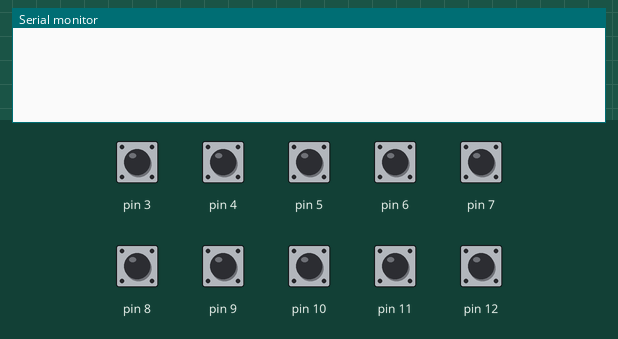
This sketch was run on a simulated Arduino Uno, built with avr-gcc and run on an emulated ATmega328P. Shown: the last lines printed to the serial monitor. The test bench sets the inputs (shaded band); at power-on: pin 3–12 HIGH.

Above: at 1.2 s.
1.3 s: pin 3 pulled LOW for 0.15 s
At 2.5 s:
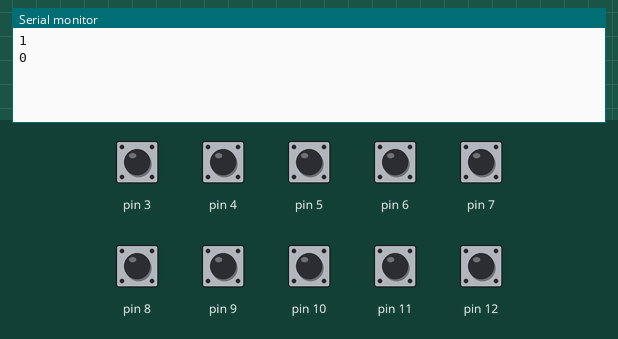
2.9 s: pin 4 pulled LOW for 0.15 s
At 3.9 s:
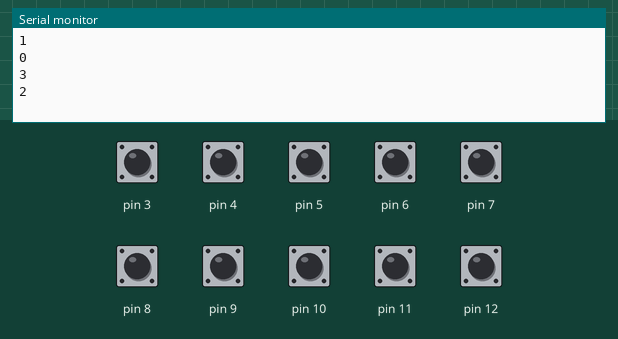
4.5 s: pin 5 pulled LOW for 0.15 s
At 5.2 s:
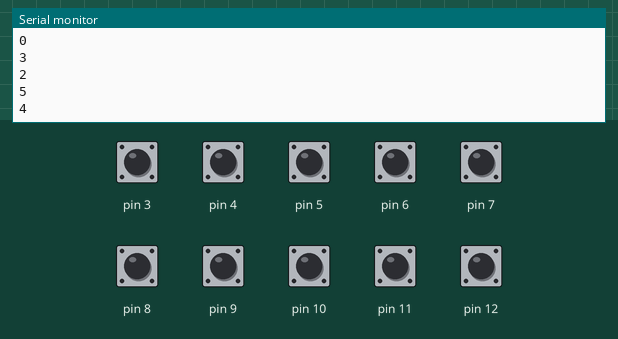
6.1 s: pin 6 pulled LOW for 0.15 s
At 7.2 s:
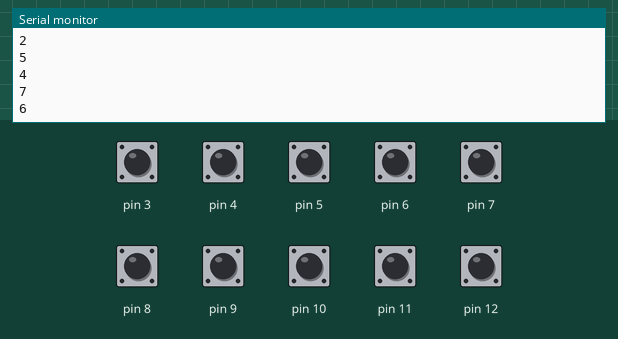
7.7 s: pin 7 pulled LOW for 0.15 s
At 8.6 s:
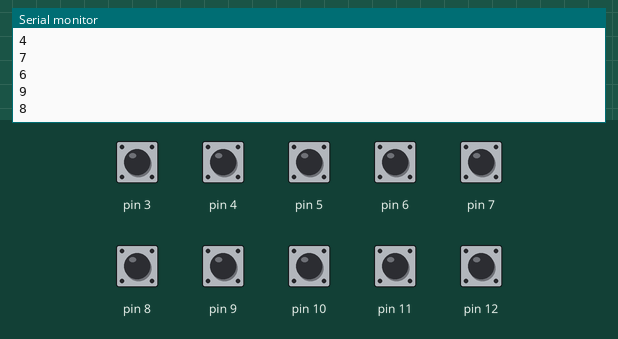
9.3 s: pin 8 pulled LOW for 0.15 s
At 10.4 s:
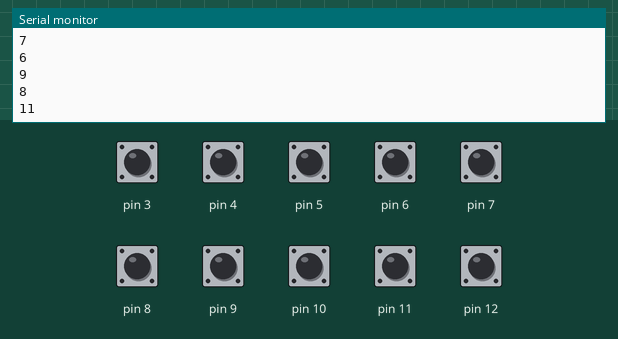
Timing chart, 0 to 11.9 s (numbered marks = the images above; inputs shaded):
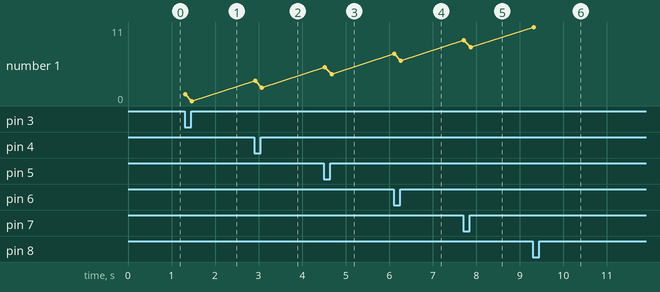

The sketch:

TouchSensor.ino
```cpp
#include <CapacitiveSensor.h>

CapacitiveSensor   cs_2_3 = CapacitiveSensor(2, 3);
CapacitiveSensor   cs_2_4 = CapacitiveSensor(2, 4);
CapacitiveSensor   cs_2_5 = CapacitiveSensor(2, 5);
CapacitiveSensor   cs_2_6 = CapacitiveSensor(2, 6);
CapacitiveSensor   cs_2_7 = CapacitiveSensor(2, 7);
CapacitiveSensor   cs_2_8 = CapacitiveSensor(2, 8);
CapacitiveSensor   cs_2_9 = CapacitiveSensor(2, 9);
CapacitiveSensor   cs_2_10 = CapacitiveSensor(2, 10);
CapacitiveSensor   cs_2_11 = CapacitiveSensor(2, 11);
CapacitiveSensor   cs_2_12 = CapacitiveSensor(2, 12);


int buttonState1 = 0;
int lastButtonState1 = 0;

int buttonState2 = 0;
int lastButtonState2 = 0;

int buttonState3 = 0;
int lastButtonState3 = 0;

int buttonState4 = 0;
int lastButtonState4 = 0;

int buttonState5 = 0;
int lastButtonState5 = 0;

int buttonState6 = 0;
int lastButtonState6 = 0;

int buttonState7 = 0;
int lastButtonState7 = 0;

int buttonState8 = 0;
int lastButtonState8 = 0;

int buttonState9 = 0;
int lastButtonState9 = 0;

int buttonState10 = 0;
int lastButtonState10 = 0;

void setup()
{
  Serial.begin(256000);
  cs_2_3.set_CS_AutocaL_Millis(0xFFFFFFFF);
  cs_2_4.set_CS_AutocaL_Millis(0xFFFFFFFF);
  cs_2_5.set_CS_AutocaL_Millis(0xFFFFFFFF);
  cs_2_6.set_CS_AutocaL_Millis(0xFFFFFFFF);
  cs_2_7.set_CS_AutocaL_Millis(0xFFFFFFFF);
  cs_2_8.set_CS_AutocaL_Millis(0xFFFFFFFF);
  cs_2_9.set_CS_AutocaL_Millis(0xFFFFFFFF);
  cs_2_10.set_CS_AutocaL_Millis(0xFFFFFFFF);
  cs_2_11.set_CS_AutocaL_Millis(0xFFFFFFFF);
  cs_2_12.set_CS_AutocaL_Millis(0xFFFFFFFF);
}

void loop(){

  // Set the sensitivity of the sensors.
  long total1 =  cs_2_3.capacitiveSensor(15);
  long total2 =  cs_2_4.capacitiveSensor(15);
  long total3 =  cs_2_5.capacitiveSensor(15);
  long total4 =  cs_2_6.capacitiveSensor(15);
  long total5 =  cs_2_7.capacitiveSensor(15);
  long total6 =  cs_2_8.capacitiveSensor(15);
  long total7 =  cs_2_9.capacitiveSensor(15);
  long total8 =  cs_2_10.capacitiveSensor(15);
  long total9 =  cs_2_11.capacitiveSensor(15);
  long total10 =  cs_2_12.capacitiveSensor(15);

  if (total1 > 100) {
    buttonState1 = 1;
  } else {
    buttonState1 = 0;
  }
  if (total2 > 100) {
    buttonState2 = 1;
  } else {
    buttonState2 = 0;
  }
  if (total3 > 100) {
    buttonState3 = 1;
  } else {
    buttonState3 = 0;
  }
  if (total4 > 100) {
    buttonState4 = 1;
  } else {
    buttonState4 = 0;
  }
  if (total5 > 100) {
    buttonState5 = 1;
  } else {
    buttonState5 = 0;
  }
  if (total6 > 100) {
    buttonState6 = 1;
  } else {
    buttonState6 = 0;
  }
  if (total7 > 100) {
    buttonState7 = 1;
  } else {
    buttonState7 = 0;
  }
  if (total8 > 100) {
    buttonState8 = 1;
  } else {
    buttonState8 = 0;
  }
  if (total9 > 100) {
    buttonState9 = 1;
  } else {
    buttonState9 = 0;
  }
  if (total10 > 100) {
    buttonState10 = 1;
  } else {
    buttonState10 = 0;
  }


  if (buttonState1 != lastButtonState1) {
    if (buttonState1 == HIGH) {
      Serial.println(1);

    } else {
      Serial.println(0);

    }

  }
  lastButtonState1 = buttonState1;

  if (buttonState2 != lastButtonState2) {
    if (buttonState2 == HIGH) {
      Serial.println(3);
    } else {
      Serial.println(2);

    }

  }
  lastButtonState2 = buttonState2;

  if (buttonState3 != lastButtonState3) {
    if (buttonState3 == HIGH) {
      Serial.println(5);
    } else {
      Serial.println(4);

    }

  }
  lastButtonState3 = buttonState3;

  if (buttonState4 != lastButtonState4) {
    if (buttonState4 == HIGH) {
      Serial.println(7);
    } else {
      Serial.println(6);

    }

  }
  lastButtonState4 = buttonState4;

  if (buttonState5 != lastButtonState5) {
    if (buttonState5 == HIGH) {
      Serial.println(9);
    } else {
      Serial.println(8);

    }

  }
  lastButtonState5 = buttonState5;

  if (buttonState6 != lastButtonState6) {
    if (buttonState6 == HIGH) {
      Serial.println(11);
    }

  }
  lastButtonState6 = buttonState6;

  if (buttonState7 != lastButtonState7) {
    if (buttonState7 == HIGH) {
      Serial.println(13);
    }

  }
  lastButtonState7 = buttonState7;

  if (buttonState8 != lastButtonState8) {
    if (buttonState8 == HIGH) {
      Serial.println(15);
    }

  }
  lastButtonState8 = buttonState8;

  if (buttonState9 != lastButtonState9) {
    if (buttonState9 == HIGH) {
      Serial.println(17);
    }

  }
  lastButtonState9 = buttonState9;

  if (buttonState10 != lastButtonState10) {
    if (buttonState10 == HIGH) {
      Serial.println(19);
    }

  }
  lastButtonState10 = buttonState10;


}
```

Measured:
- after the input at 1.3 s, the serial monitor: prints a new line at once (image 1)
- after the input at 2.9 s, the serial monitor: prints a new line at once (image 2)
- after the input at 4.5 s, the serial monitor: prints a new line at once (image 3)
- after the input at 6.1 s, the serial monitor: prints a new line at once (image 4)
- after the input at 7.7 s, the serial monitor: prints a new line at once (image 5)
- after the input at 9.3 s, the serial monitor: prints a new line at once (image 6)
- plotted number 1: 0 → 2 after the input at 2.9 s, 2 → 4 after the input at 4.5 s, 4 → 6 after the input at 6.1 s, 6 → 8 after the input at 7.7 s, 8 → 11 after the input at 9.3 s
